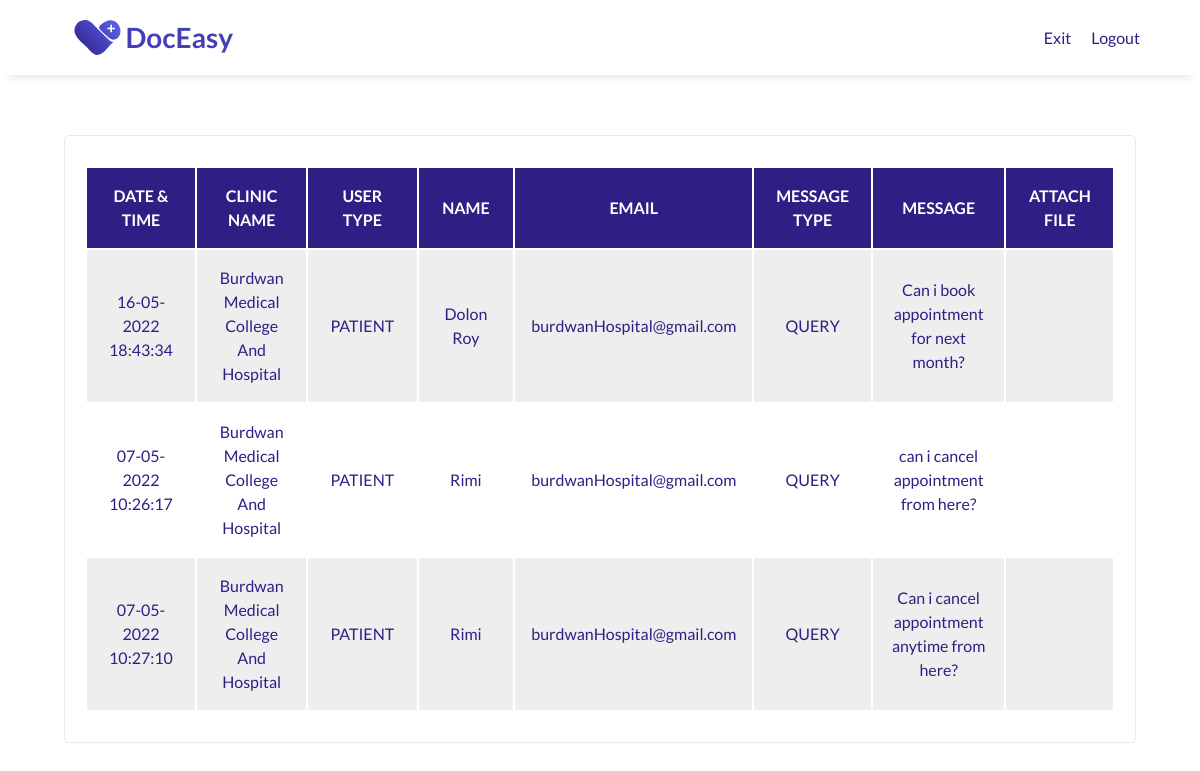
/public/feedback/managementFeedback.php (signed in), run on the app's committed database.
### tables this page shows
CREATE TABLE `clinic_feedback` (
  `id` int(5) NOT NULL,
  `clinic_id` int(4) UNSIGNED DEFAULT NULL,
  `date_time` varchar(50) NOT NULL,
  `user_type` enum('DOCTOR','PATIENT') NOT NULL,
  `name` varchar(50) NOT NULL,
  `email` varchar(50) NOT NULL,
  `message_type` enum('FEEDBACK','COMPLAIN','QUERY','') NOT NULL,
  `message` varchar(500) NOT NULL,
  `attach_file` mediumblob DEFAULT NULL
);

CREATE TABLE `clinic` (
  `id` int(4) UNSIGNED NOT NULL,
  `clinic_name` varchar(100) NOT NULL,
  `licence_no` int(8) UNSIGNED NOT NULL,
  `address` varchar(200) NOT NULL,
  `city` varchar(50) NOT NULL,
  `pin_code` int(6) UNSIGNED NOT NULL,
  `contact_no` bigint(10) UNSIGNED NOT NULL,
  `email` varchar(50) NOT NULL,
  `clinic_upi_id` varchar(50) NOT NULL
);

### public/feedback/managementFeedback.php (the view, shortened to what this page needs)
<?php
include "../config.php";
if ($_SESSION["loggedIn"]) {
?>
    <!DOCTYPE html>
    <html lang="en">
    <head>
        <link rel="stylesheet" type="text/css" href="/assets/css/userHistory.css" />
    </head>
    <body>
        <?php
        $clinic_name =  $_SESSION["clinic_name"];
        $full_name =  $_SESSION["full_name"];
        $sql = "SELECT * FROM clinic_feedback, clinic
                WHERE clinic.id = clinic_feedback.clinic_id
                ORDER BY message_type, clinic_name, user_type, name";
        $result = $conn->query($sql);
        $row = $result->fetch_assoc();
        if ($row) {
        ?>
            <header id="header">
                <div class="logo">
                    <a href="/index.php">
                        <img class="logo-img" id="header-img" src="/assets/images/doceasy/doceasy-logo.svg" alt="DocEasy logo" />
                    </a>
                </div>
                <nav id="nav-bar">
                    <ul>
                        <li><a class="nav-link" href="#"><?php echo $clinic_name  ?></a></li>
                        <li><a class="nav-link" href="#"><?php echo $full_name  ?></a></li>
                        <li><a class="nav-link" href="/public/dashboard/managementDash.php">Exit</a></li>
                        <li><a class="nav-link" href="/public/logout/managementLogout.php">Logout</a></li>
                    </ul>
                </nav>
            </header>
            <main>
                <section id="table">
                    <div class="container">
                        <div class="card">
                            <table>
                                <tr>
                                    <th>DATE & TIME</th>
                                    <th>CLINIC NAME</th>
                                    <th>USER TYPE</th>
                                    <th>NAME</th>
                                    <th>EMAIL</th>
                                    <th>MESSAGE TYPE</th>
                                    <th>MESSAGE</th>
                                    <th>ATTACH FILE</th>
                                </tr>
                                <?php
                                while ($row = $result->fetch_assoc()) {
                                ?>
                                    <tr>
                                        <td> <?php echo $row["date_time"]; ?> </td>
                                        <td> <?php echo $row["clinic_name"]; ?> </td>
                                        <td> <?php echo $row["user_type"]; ?> </td>
                                        <td> <?php echo $row["name"]; ?> </td>
                                        <td> <?php echo $row["email"]; ?> </td>
                                        <td> <?php echo $row["message_type"]; ?> </td>
                                        <td> <?php echo $row["message"]; ?> </td>
                                        <td> <?php echo $row["attach_file"]; ?> </td>
                                    </tr>
                                <?php }
                                ?>
                            </table>
                        </div>
                    </div>
                </section>
            </main>
    </body>
<?php
        } else {
            echo "No Record Found";
        }
    } else {
        header("Location: ../login/adminLogin.php");
    }
?>
    </html>

### assets/css/userHistory.css (style rules this page uses)
* { margin: 0; padding: 0; box-sizing: border-box; scroll-behavior: smooth; }
html { font-size: 10px; }
body { font-size: 1.6rem; line-height: 1.5; font-family: "Lato", sans-serif; color: #37383a; }
li { list-style: none; }
a { color: #2f1e84; text-decoration: none; }
img { max-width: 100%; height: auto; display: block; }
.logo-img { width: 100%; max-width: 200px; }
.container { display: flex; flex-direction: row; justify-content: center; }
.card { display: flex; flex-direction: column; align-items: ce3nter; text-align: center; width: calc(100% / 1.1); margin: 1.5rem; padding: 3rem 2rem 3rem 2rem; border: 1px solid rgba(55, 56, 58, 0.1); border-radius: 5px; }
header { padding: 0 5rem; width: 100%; position: fixed; top: 0; min-height: 75px; display: flex; justify-content: space-between; align-items: center; background-color: #fff; box-shadow: 0 1rem 1rem -1rem rgba(55, 56, 58, 0.2); }
nav { font-weight: 400; }
nav>ul { display: flex; flex-direction: row; justify-content: space-around; }
nav li { padding: 0px 10px 0px 10px; }
#table { padding: 12rem 1rem; text-align: center; color: #2f1e84; }
td { text-align: center; width: 12em; padding: 1em; }
th { text-align: center; padding: 1em; background-color: #2f1e84; color: white; }
tr { height: 1em; }
table tr:nth-child(even) { background-color: #eee; }
table tr:nth-child(odd) { background-color: #fff; }

### data on the page
clinic_feedback: date_time "16-05-2022 18:43:34", clinic.clinic_name "Burdwan Medical College And Hospital", user_type "PATIENT", name "Dolon Roy", clinic.email "burdwanHospital@gmail.com", message_type "QUERY", message "Can i book appointment for next month?"
clinic_feedback: date_time "07-05-2022 10:26:17", clinic.clinic_name "Burdwan Medical College And Hospital", user_type "PATIENT", name "Rimi", clinic.email "burdwanHospital@gmail.com", message_type "QUERY", message "can i cancel appointment from here?"
clinic_feedback: date_time "07-05-2022 10:27:10", clinic.clinic_name "Burdwan Medical College And Hospital", user_type "PATIENT", name "Rimi", clinic.email "burdwanHospital@gmail.com", message_type "QUERY", message "Can i cancel appointment anytime from here?"
